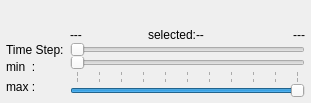
<?xml version="1.0" encoding="UTF-8"?>
<ui version="4.0">
 <class>SliderControl</class>
 <widget class="QWidget" name="SliderControl">
  <property name="geometry">
   <rect>
    <x>0</x>
    <y>0</y>
    <width>311</width>
    <height>103</height>
   </rect>
  </property>
  <property name="windowTitle">
   <string>Form</string>
  </property>
  <layout class="QGridLayout" name="gridLayout">
   <property name="leftMargin">
    <number>6</number>
   </property>
   <property name="topMargin">
    <number>6</number>
   </property>
   <property name="rightMargin">
    <number>6</number>
   </property>
   <property name="bottomMargin">
    <number>6</number>
   </property>
   <property name="verticalSpacing">
    <number>0</number>
   </property>
   <item row="2" column="2">
    <widget class="QSlider" name="timeSlider">
     <property name="maximum">
      <number>1000</number>
     </property>
     <property name="tracking">
      <bool>false</bool>
     </property>
     <property name="orientation">
      <enum>Qt::Horizontal</enum>
     </property>
     <property name="tickPosition">
      <enum>QSlider::NoTicks</enum>
     </property>
     <property name="tickInterval">
      <number>100</number>
     </property>
    </widget>
   </item>
   <item row="2" column="0">
    <widget class="QLabel" name="label">
     <property name="text">
      <string>Time Step:</string>
     </property>
    </widget>
   </item>
   <item row="4" column="0">
    <widget class="QLabel" name="label_3">
     <property name="text">
      <string>max :</string>
     </property>
    </widget>
   </item>
   <item row="4" column="2">
    <widget class="QSlider" name="maxSlider">
     <property name="maximum">
      <number>1000</number>
     </property>
     <property name="value">
      <number>1000</number>
     </property>
     <property name="tracking">
      <bool>false</bool>
     </property>
     <property name="orientation">
      <enum>Qt::Horizontal</enum>
     </property>
     <property name="tickPosition">
      <enum>QSlider::TicksAbove</enum>
     </property>
     <property name="tickInterval">
      <number>100</number>
     </property>
    </widget>
   </item>
   <item row="0" column="2">
    <layout class="QGridLayout" name="gridLayout_2">
     <item row="0" column="3">
      <widget class="QLabel" name="maxVal">
       <property name="text">
        <string>---</string>
       </property>
       <property name="alignment">
        <set>Qt::AlignBottom|Qt::AlignRight|Qt::AlignTrailing</set>
       </property>
      </widget>
     </item>
     <item row="0" column="0">
      <widget class="QLabel" name="minVal">
       <property name="text">
        <string>---</string>
       </property>
       <property name="alignment">
        <set>Qt::AlignBottom|Qt::AlignLeading|Qt::AlignLeft</set>
       </property>
      </widget>
     </item>
     <item row="0" column="1">
      <layout class="QHBoxLayout" name="horizontalLayout">
       <item>
        <widget class="QLabel" name="label_4">
         <property name="text">
          <string>selected:</string>
         </property>
         <property name="alignment">
          <set>Qt::AlignBottom|Qt::AlignRight|Qt::AlignTrailing</set>
         </property>
        </widget>
       </item>
       <item>
        <widget class="QLabel" name="timeVal">
         <property name="text">
          <string>--</string>
         </property>
         <property name="alignment">
          <set>Qt::AlignBottom|Qt::AlignLeading|Qt::AlignLeft</set>
         </property>
        </widget>
       </item>
      </layout>
     </item>
    </layout>
   </item>
   <item row="3" column="2">
    <widget class="QSlider" name="minSlider">
     <property name="maximum">
      <number>1000</number>
     </property>
     <property name="tracking">
      <bool>false</bool>
     </property>
     <property name="orientation">
      <enum>Qt::Horizontal</enum>
     </property>
     <property name="tickPosition">
      <enum>QSlider::TicksBelow</enum>
     </property>
     <property name="tickInterval">
      <number>100</number>
     </property>
    </widget>
   </item>
   <item row="3" column="0">
    <widget class="QLabel" name="label_2">
     <property name="text">
      <string>min  :</string>
     </property>
    </widget>
   </item>
  </layout>
 </widget>
 <resources/>
 <connections/>
</ui>
